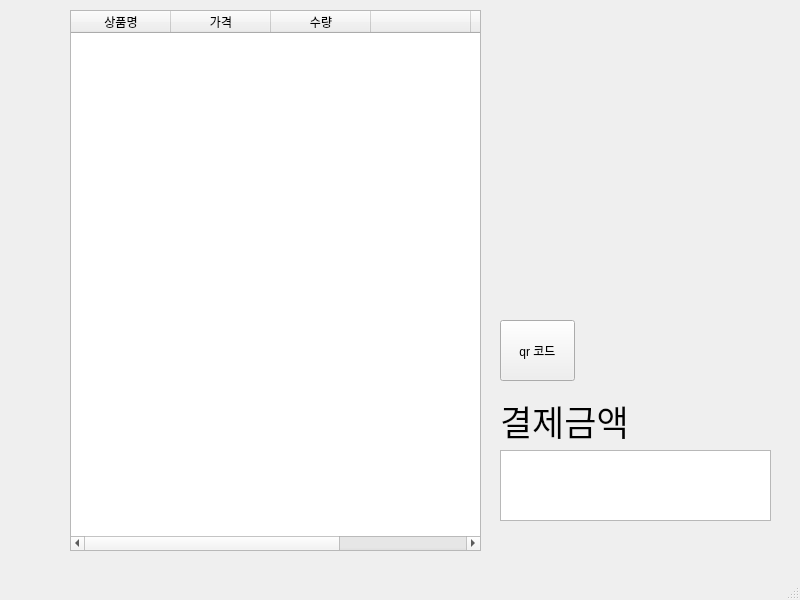
<?xml version="1.0" encoding="UTF-8"?>
<ui version="4.0">
 <class>MainWindow</class>
 <widget class="QMainWindow" name="MainWindow">
  <property name="geometry">
   <rect>
    <x>0</x>
    <y>0</y>
    <width>800</width>
    <height>600</height>
   </rect>
  </property>
  <property name="windowTitle">
   <string>MainWindow</string>
  </property>
  <widget class="QWidget" name="centralwidget">
   <widget class="QTableWidget" name="tableWidget">
    <property name="geometry">
     <rect>
      <x>70</x>
      <y>10</y>
      <width>411</width>
      <height>541</height>
     </rect>
    </property>
    <column>
     <property name="text">
      <string>상품명</string>
     </property>
    </column>
    <column>
     <property name="text">
      <string>가격</string>
     </property>
    </column>
    <column>
     <property name="text">
      <string>수량</string>
     </property>
    </column>
    <column>
     <property name="text">
      <string/>
     </property>
    </column>
    <column>
     <property name="text">
      <string/>
     </property>
    </column>
    <column>
     <property name="text">
      <string/>
     </property>
    </column>
   </widget>
   <widget class="QPushButton" name="pushButton">
    <property name="geometry">
     <rect>
      <x>500</x>
      <y>320</y>
      <width>75</width>
      <height>61</height>
     </rect>
    </property>
    <property name="text">
     <string>qr 코드</string>
    </property>
   </widget>
   <widget class="QLabel" name="label">
    <property name="geometry">
     <rect>
      <x>500</x>
      <y>390</y>
      <width>171</width>
      <height>61</height>
     </rect>
    </property>
    <property name="font">
     <font>
      <family>Adobe Arabic</family>
      <pointsize>26</pointsize>
     </font>
    </property>
    <property name="text">
     <string>결제금액</string>
    </property>
   </widget>
   <widget class="QTextEdit" name="textEdit">
    <property name="geometry">
     <rect>
      <x>500</x>
      <y>450</y>
      <width>271</width>
      <height>71</height>
     </rect>
    </property>
   </widget>
  </widget>
  <widget class="QMenuBar" name="menubar">
   <property name="geometry">
    <rect>
     <x>0</x>
     <y>0</y>
     <width>800</width>
     <height>21</height>
    </rect>
   </property>
  </widget>
  <widget class="QStatusBar" name="statusbar"/>
 </widget>
 <resources/>
 <connections/>
</ui>
